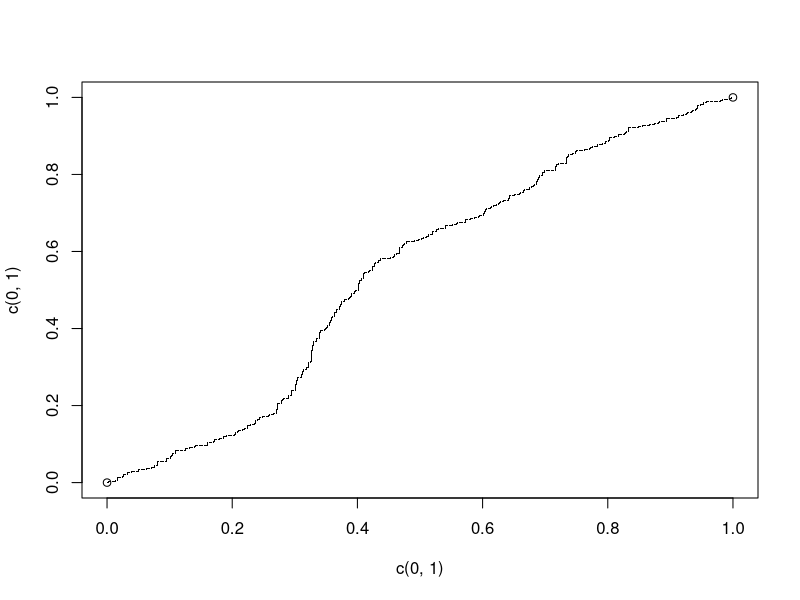
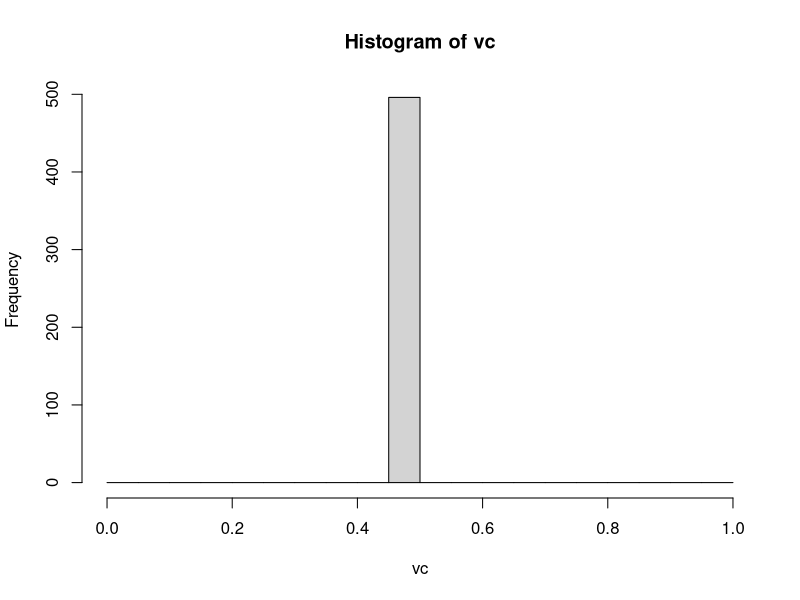
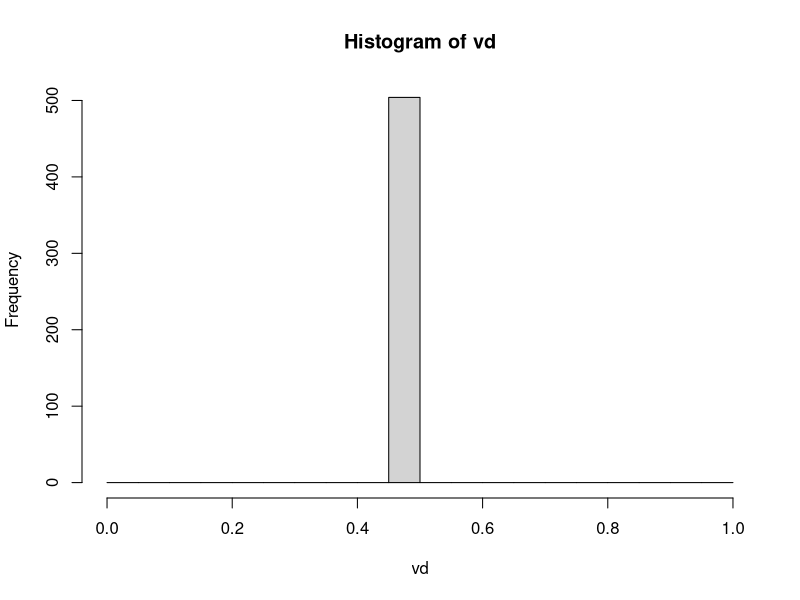

These figures' R source, in order:
## Neural Network demo for 
# Tell a camel from a dromedary

ALPHA = 0.05 # learning parameter

# 5 inputs, 2 hidden layers, with 7 and 10 nodes , 1 output
nodes=c(5,8,5,1)
nlayers=length(nodes) - 1

# 3 sets of weights
net=list() # set up empty list

# net[[ j ]] holds weight matrix feeding nodes of layer j+1 from nodes in layer j

# make weights and fill with random numbers
for(j in 1:nlayers) 
  net[[ j ]] <- matrix(runif(nodes[ j ]*nodes[ j +1 ]),nodes[j+1],nodes[j])
  netsays <- function(x) { # Returns net output for some input vector x
    for(j in 1:nlayers) x <- 1/(1+exp(-net[[ j ]] %*% x))
    return(x)
}

# backprop <- function(layer,n1,n2,factor){ # recursive function used for back-propagation
#   if(layer>1) for(n in 1:nodes[layer-1])
#     backprop(layer-1,n2,n,factor*net[[layer]][n1,n2]*r[[layer]][n2]*(1-r[[layer]][n2]))
#   net[[layer]][n1,n2] <<- net[[layer]][n1,n2] - ALPHA*factor*r[[layer]][n2]
# }

# netlearns <- function(x,truth) { # like netsays but changes weights
#   r <<- list() # to contain the outputs of all nodes in all layers
#   r[[1]] <<- x # the input layer, t(x)
#   for(layer in 1:nlayers) r[[layer+1]] <<- as.matrix(1/(1+exp(-net[[layer]] %*% r[[layer]])))
#   u <- r[[nlayers+1]] # final answer, for convenience
#   for(n in 1:nodes[nlayers]) backprop(nlayers,1,n,(u-truth)*u*(1-u))
# }

backprop <- function(layer,n1,n2,f){ # recursive function used for back-propagation
  if(layer>1)
    for(n in 1:nodes[layer-1]){
      backprop(layer-1,n2,n,f*net[[layer]][n1,n2]*r[[layer]][n2]*(1-r[[layer]][n2]))
    }
  net[[layer]][n1,n2] <<- net[[layer]][n1,n2] - ALPHA*f*r[[layer]][n2]
}

netlearns <- function(x,truth) { # like netsays but changes weights
  r <<- list() # to contain the outputs of all nodes in all layers
  r[[1]] <<- t(x) # the input layer
  for(layer in 1:nlayers) r[[layer+1]] <<- as.matrix(1/(1+exp(-net[[layer]] %*% r[[layer]])))
  u <- r[[nlayers+1]] # final answer, for convenience
  for(n in 1:nodes[nlayers]) backprop(nlayers,1,n,(u-truth)*u*(1-u))
}

# script to process the data with function above
sample <- read.table("Sample2.txt", header=FALSE)
train <- sample[1:800,]
test <- sample[801:1000,]
#output <- sample[,1]
# y <- datf[,2:6]
# input <- data.frame(sample[,2:6])  # input data

# data for training
# input1 <- input[1:800]
# input2 <- input[801:1000]

# netsays(t(x))
# z <- netlearns(truth~V2+V3, datf, c(7,10))
# z <- netlearns(as.matrix(y), truth)

# training data
for(i in 1:800) {
  netlearns(train[i,-1], train[i,1])
}

# testing data
# for(i in 801:1000) {
#  netsays(test[,1]) 
#}

Nsample <- dim(sample)[1]
print(head(sample))
plot(c(0,1),c(0,1))
v <- netsays(t(sample[,-1]))
p <- sample[order(v),1]

nc <- sum(sample[,1]==0)
nd <- Nsample-nc
nnc <- nc
nnd <- nd
for (i in 1:length(p)) {
  if(p[i]==1) {
    nd <- nd-1
  } 
  else {
    nc <- nc-1
  }
  points(nc/nnc,nd/nnd,pch='.') 
}

vc <- rep(0,nnc)
vd <- rep(0,nnd)
nc <- 0
nd <- 0
for (i in 1:Nsample){
  itype <- sample[i,1]
  isay <- netsays(as.numeric(sample[i,-1]))
  if(itype==0) {
    nc <- nc+1;vc[nc] <- isay
  } 
  else {
    nd<- nd+1;vd[nd] <- isay
    }
}

hc <- hist(vc, breaks = seq(0,1,.05))
hd <- hist(vd, breaks = seq(0,1,.05))

# hist(v)

# length(est)
# est